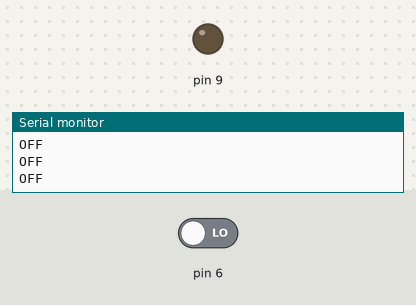
Simulated run of this sketch. Board: Arduino Uno, built with avr-gcc and run on an emulated ATmega328P. On the bench: output pins drawn as LEDs (lit = HIGH), the last lines printed to the serial monitor. The test bench sets the inputs (shaded band); at power-on: pin 6 LOW.

Above: at 2.0 s.
2.1 s: pin 6 driven HIGH
At 3.3 s:
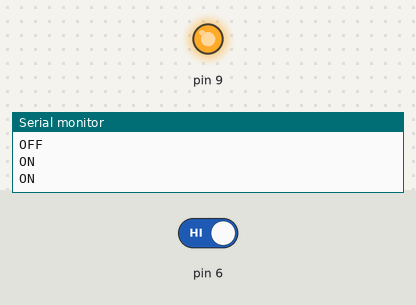
3.9 s: pin 6 driven LOW
At 4.7 s:
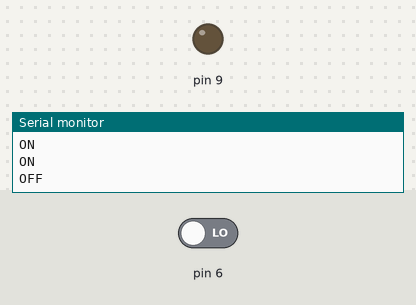
Timing chart, 0 to 6.9 s (numbered marks = the images above; inputs shaded):
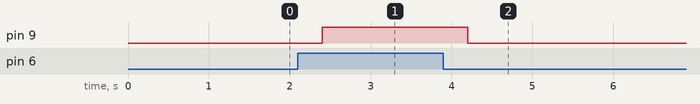

Measured:
- after the input at 2.1 s, pin 9: LOW → HIGH after 0.30 s
- after the input at 3.9 s, pin 9: HIGH → LOW after 0.30 s

The sketch:

SlideSwitch_Light.ino
```cpp
void setup()
{
  pinMode(6, INPUT);
  pinMode(9,OUTPUT);
  Serial.begin(9600);
}

void loop()
{
  if(digitalRead(6)==1){
    Serial.println("ON");
     digitalWrite(9,1);
    delay(500);
  }
  else{
    Serial.println("OFF");
  	digitalWrite(9, 0);
  	delay(500);
  }
  delay(100);
}
```
